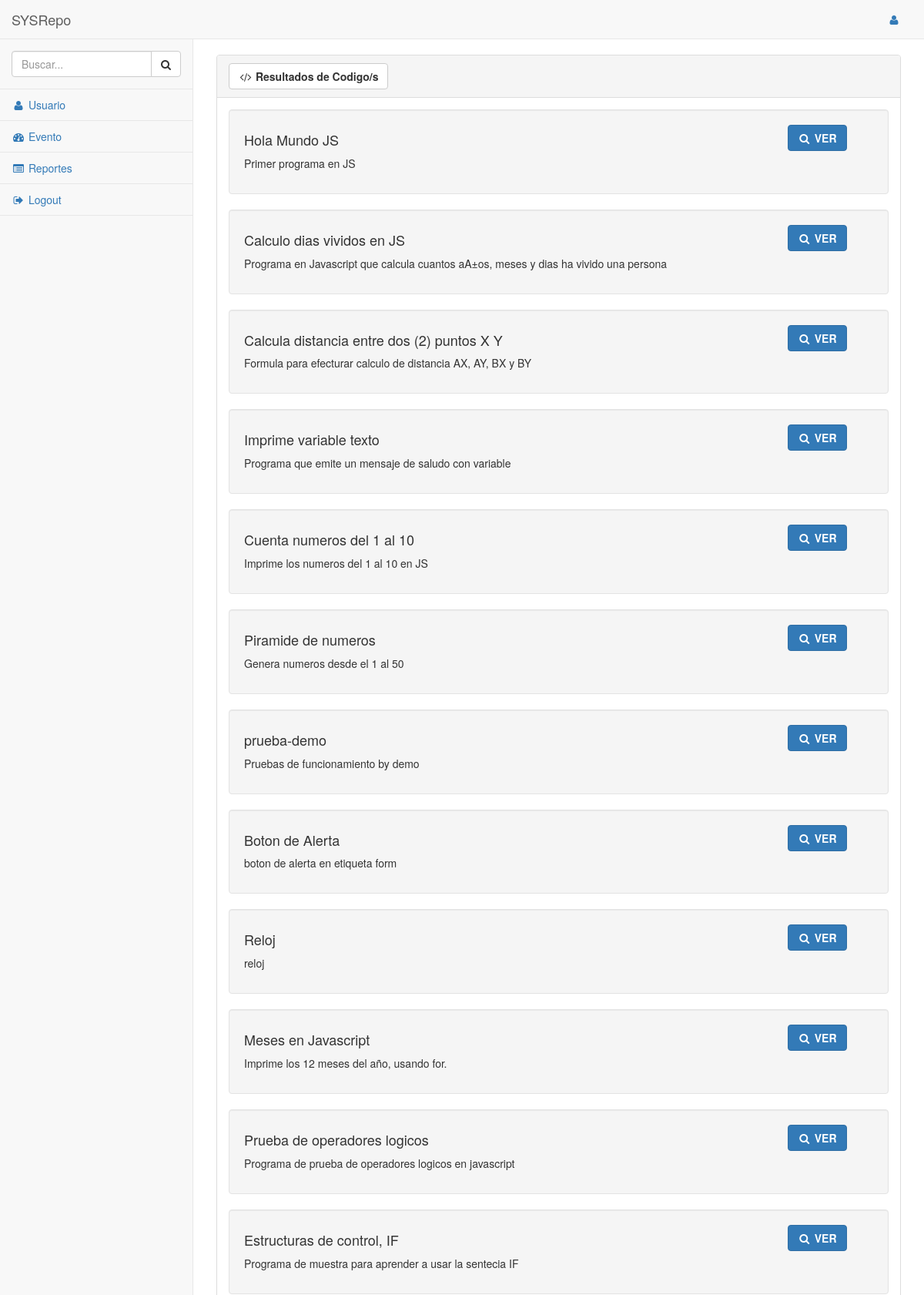
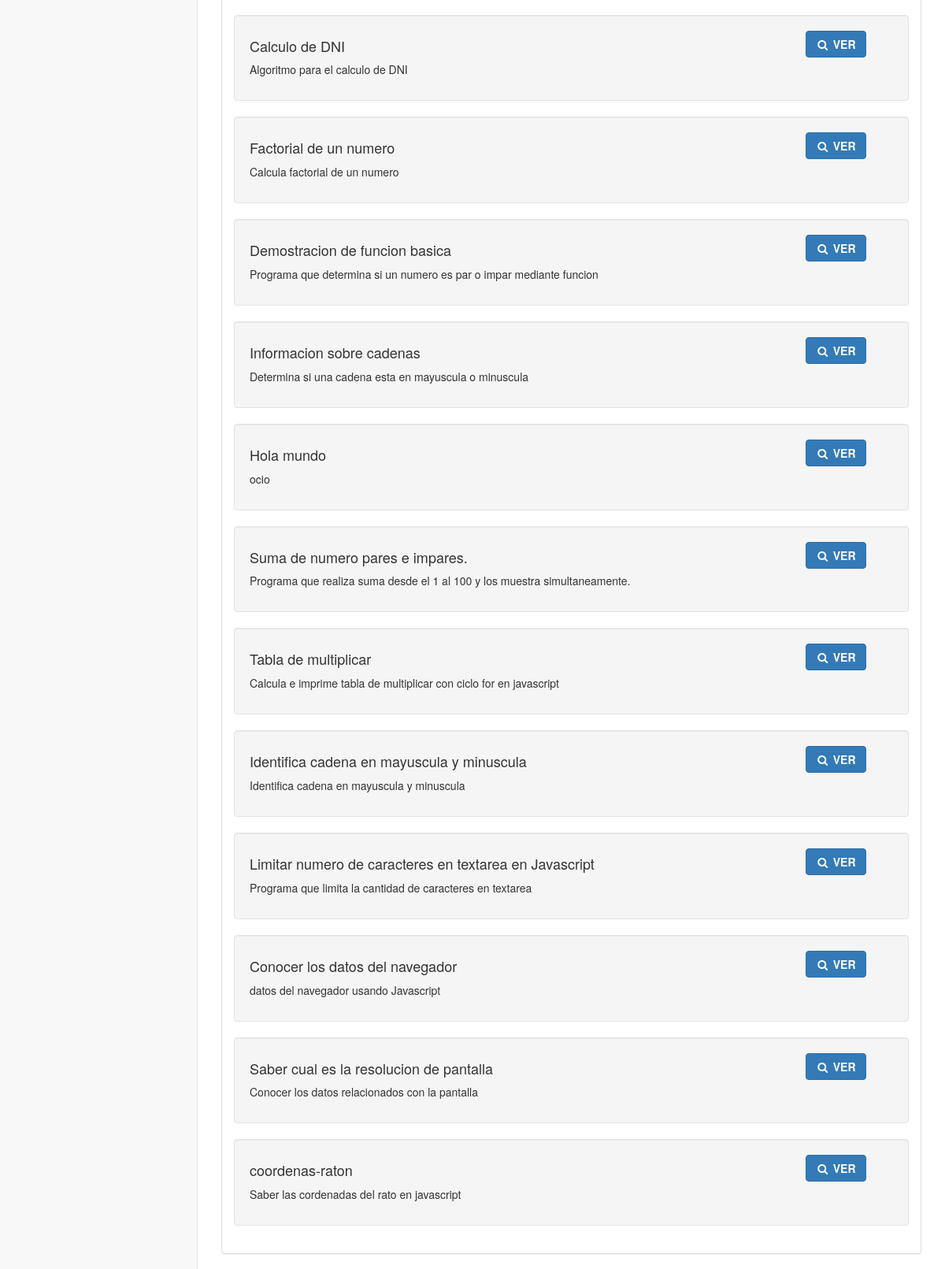
/index.php/codigo/search (upper part), run on the app's committed database (2 pictures, top to bottom).
### tables this page shows
CREATE TABLE IF NOT EXISTS `codigo` (
	`idcod` int(11) AUTO_INCREMENT NOT NULL COMMENT 'Identificador de codigo fuente.',
	`idcodori` int(11) NULL COMMENT 'Identificador de codigo fuente padre.',
	`idusu` int(11) NOT NULL COMMENT 'Identificador de usuario.',
	`titulo` varchar(100) NOT NULL COMMENT 'Titulo del codigo fuente.',
	`descripcion` varchar(100) NOT NULL COMMENT 'Descripcion del codigo fuente.',
	`lenguaje` varchar(15) NOT NULL COMMENT 'Lenguaje de programacion del codigo fuente.',
	`codigo` varchar(10000) NOT NULL COMMENT 'Codigo fuente.',
	`vistas` int(11) NOT NULL COMMENT 'Cantidad de vistas realizadas al codigo fuente.',
	`descargas` int(11) NOT NULL COMMENT 'Cantidad de descargas realizadas al codigo fuente.',
	`ejecuciones` int(11) NOT NULL COMMENT 'Cantidad de ejecuciones realizadas al codigo fuente.',
	`estado_codigo` int(1) NOT NULL COMMENT 'Codigo del estado de aprobacion del registro.',
	`fecha_registro` datetime NOT NULL COMMENT 'Fecha de creacion del registro.',
	`fecha_edicion` datetime NOT NULL COMMENT 'Fecha de ultima edicion del registro.',
	`estado_registro` int(1) NOT NULL COMMENT 'Codigo del estado del registro.',
	PRIMARY KEY (`idcod`)
);

### application/controllers/Codigo.php (called while the page is built, shortened)
<?php
class Codigo extends CI_Controller {
	function __construct(){
		$this->load->model(SYS_MODEL);
		$this->load->model(CODIGO_MODEL);
		$this->load->model(USUARIO_MODEL);
		$this->load->model(EVENTO_MODEL);
	}
	function search(){
		$data['codigo'] = $this->Sys_model->getCodigoByString($this->input->post(CODIGO));
		$data['codigo_rules'] = $this->Codigo_model->codigo_rules;
		$data['usuario'] = $this->Sys_model->getUsuarioByString($this->input->post(CODIGO));
		$data['usuario_rules'] = $this->Usuario_model->usuario_rules;
		$this->load->view(HEADER);
		$this->load->view(MENU);
		$this->load->view(SEARCH_CODIGO,$data);
		$this->load->view(FOOTER);
	}
}

### index.php (called while the page is built, shortened)
<?php
require_once BASEPATH.'core/CodeIgniter.php';

### application/models/Sys_model.php (called while the page is built, shortened)
<?php
class Sys_model extends CI_Model{
	function getCodigoByString($string){
		$this->db->from(TABLA_CODIGO);
		$this->db->where(TABLA_CODIGO.'.'.ESTADO_REGISTRO,ESTADO_REGISTRO_ACTIVO);
		$this->db->like(TABLA_CODIGO.'.'.TITULO,$string);
		$this->db->or_like(TABLA_CODIGO.'.'.DESCRIPCION,$string);
		$query=$this->db->get();
		if($query->num_rows()>0){
			return $query;
		}else{
			return false;
		}
	}
	function getUsuarioByString($string){
		$this->db->from(TABLA_USUARIO);
		$this->db->where(TABLA_USUARIO.'.'.ESTADO_REGISTRO,ESTADO_REGISTRO_ACTIVO);
		$this->db->like(TABLA_USUARIO.'.'.USER,$string);
		$this->db->or_like(TABLA_USUARIO.'.'.NOMBRE,$string);
		$this->db->or_like(TABLA_USUARIO.'.'.APELLIDO,$string);
		$this->db->or_like(TABLA_USUARIO.'.'.DIRECCION,$string);
		$query=$this->db->get();
		if($query->num_rows()>0){
			return $query;
		}else{
			return false;
		}
	}
}

### application/views/others/search_codigo.php (the view, shortened to what this page needs)
<div id="page-wrapper">
	<div class="row">
		<div class="col-lg-12">
			<br>
		</div>
	</div>
	<div class="row">
		<div class="col-lg-12">
			<div class="panel panel-default">
				<div class="panel-heading">
					<div class="row">
						<div class="col-lg-12">
							<div class="btn btn-default">
								<i class="fa fa-code fa-fw"></i><strong> <?= TITULO_RESULTADOS_CODIGO; ?></strong>
							</div>
						</div>
					</div>
				</div>
				<div class="panel-body">
					<div class="row">
<?php
if($codigo){
	foreach($codigo->result() as $codigo_row){
?>
						<div class="col-lg-12">
							<div class="well">
								<div class="row">
									<div class="col-lg-10">
										<h4><?= $codigo_row->titulo; ?></h4>
										<p><?= $codigo_row->descripcion; ?></p>
									</div>
									<div class="col-lg-2">
										<p><a href="<?= base_url(PATH_MENU)."/".CODIGO_GET."/".$codigo_row->idcod; ?>" class="btn btn-primary" target="_blank"><i class="fa fa-search fa-fw"></i> <strong>VER</strong></a></p>
									</div>
								</div>
							</div>
						</div>
<?php
	}
}
?>
					</div>
				</div>
			</div>
		</div>
	</div>
</div>

### application/views/templates/header.php (shortened to what this page needs)
<!DOCTYPE html>
<html lang="en">
<head>
	<link href="<?= base_url(PATH_RESOURCES)?>/bower_components/bootstrap/dist/css/bootstrap.min.css" rel="stylesheet">
	<link href="<?= base_url(PATH_RESOURCES)?>/bower_components/metisMenu/dist/metisMenu.min.css" rel="stylesheet">
	<link href="<?= base_url(PATH_RESOURCES)?>/dist/css/timeline.css" rel="stylesheet">
	<link href="<?= base_url(PATH_RESOURCES)?>/dist/css/sb-admin-2.css" rel="stylesheet">
	<link href="<?= base_url(PATH_RESOURCES)?>/bower_components/morrisjs/morris.css" rel="stylesheet">
	<link href="<?= base_url(PATH_RESOURCES)?>/bower_components/font-awesome/css/font-awesome.min.css" rel="stylesheet" type="text/css">
</head>
<body>
	<div id="wrapper">

### application/views/templates/menu.php (shortened to what this page needs)
<?php
$idrol = $this->session->userdata(IDROL_SESSION);
?>
<nav class="navbar navbar-default navbar-static-top" role="navigation" style="margin-bottom: 0">
			<div class="navbar-header">
				<a class="navbar-brand" href="<?= base_url(PATH_MENU)."/".USUARIO_CONTROLLER; ?>"><?= TITULO_MENU; ?></a>
			</div>
			<ul class="nav navbar-top-links navbar-right">
				<li class="dropdown">
					<a class="dropdown-toggle" data-toggle="dropdown">
						<i class="fa fa-user fa-fw"></i> <strong><?= $idrol; ?></strong>
					</a>
				</li>
			</ul>
			<div class="navbar-default sidebar" role="navigation">
				<div class="sidebar-nav navbar-collapse">
					<ul class="nav" id="side-menu">
						<li class="sidebar-search">
<?php
	$codigo_form = array(
		CODIGO => array(
			'class' => 'form-control',
			'name' => CODIGO,
			'placeholder' => 'Buscar...',
			'required' => TRUE
		)
	);
?>
							<?= form_open(CODIGO_SEARCH,array('role' => 'form','autocomplete' => 'off'));?>
							<div class="input-group custom-search-form">
								<?= form_input($codigo_form[CODIGO]); ?>
								<span class="input-group-btn">
								<button class="btn btn-default" type="submit">
									<i class="fa fa-search"></i>
								</button>
							</span>
							</div>
							<?= form_close() ?>
						</li>
						<li>
							<a href="<?= base_url(PATH_MENU)."/".USUARIO_CONTROLLER; ?>"><i class="fa fa-user fa-fw"></i> <?= MENU_USUARIO; ?></a>
						</li>
						<li>
							<a href="<?= base_url(PATH_MENU)."/".EVENTO_CONTROLLER; ?>"><i class="fa fa-dashboard fa-fw"></i> <?= MENU_EVENTO; ?></a>
						</li>
						<li>
							<a href="<?= base_url(PATH_MENU)."/".USUARIO_REPORTS; ?>"><i class="fa fa-list-alt fa-fw"></i> <?= MENU_REPORTE; ?></a>
						</li>
						<li>
							<a href="<?= base_url(PATH_MENU)."/".USUARIO_LOGOUT; ?>"><i class="fa fa-sign-out fa-fw"></i> <?= MENU_LOGOUT; ?></a>
						</li>
					</ul>
				</div>
			</div>
		</nav>

### application/views/templates/footer.php (shortened to what this page needs)
    </div>
</body>
</html>

### data on the page
codigo: titulo "Hola Mundo JS", descripcion "Primer programa en JS"
codigo: titulo "Calculo dias vividos en JS", descripcion "Programa en Javascript que calcula cuantos aA±os, meses y dias ha vivido una persona"
codigo: titulo "Calcula distancia entre dos (2) puntos X Y", descripcion "Formula para efecturar calculo de distancia AX, AY, BX y BY"
codigo: titulo "Imprime variable texto", descripcion "Programa que emite un mensaje de saludo con variable"
codigo: titulo "Cuenta numeros del 1 al 10", descripcion "Imprime los numeros del 1 al 10 en JS"
codigo: titulo "Piramide de numeros", descripcion "Genera numeros desde el 1 al 50"
codigo: titulo "prueba-demo", descripcion "Pruebas de funcionamiento by demo"
codigo: titulo "Boton de Alerta", descripcion "boton de alerta en etiqueta form"
codigo: titulo "Reloj", descripcion "reloj"
codigo: titulo "Meses en Javascript", descripcion "Imprime los 12 meses del año, usando for."
codigo: titulo "Prueba de operadores logicos", descripcion "Programa de prueba de operadores logicos en javascript"
codigo: titulo "Estructuras de control, IF", descripcion "Programa de muestra para aprender a usar la sentecia IF"
codigo: titulo "Calculo de DNI", descripcion "Algoritmo para el calculo de DNI"
codigo: titulo "Factorial de un numero", descripcion "Calcula factorial de un numero"
codigo: titulo "Demostracion de funcion basica", descripcion "Programa que determina si un numero es par o impar mediante funcion"
codigo: titulo "Informacion sobre cadenas", descripcion "Determina si una cadena esta en mayuscula o minuscula"
codigo: titulo "Hola mundo", descripcion "ocio"
codigo: titulo "Suma de numero pares e impares.", descripcion "Programa que realiza suma desde el 1 al 100 y los muestra simultaneamente."
codigo: titulo "Tabla de multiplicar", descripcion "Calcula e imprime tabla de multiplicar con ciclo for en javascript"
codigo: titulo "Identifica cadena en mayuscula y minuscula", descripcion "Identifica cadena en mayuscula y minuscula"
codigo: titulo "Limitar numero de caracteres en textarea en Javascript", descripcion "Programa que limita la cantidad de caracteres en textarea"
codigo: titulo "Conocer los datos del navegador", descripcion "datos del navegador usando Javascript"
codigo: titulo "Saber cual es la resolucion de pantalla", descripcion "Conocer los datos relacionados con la pantalla"
codigo: titulo "coordenas-raton", descripcion "Saber las cordenadas del rato en javascript"

### other printed values
TITULO_MENU "SYSRepo"
MENU_USUARIO "Usuario"
MENU_EVENTO "Evento"
MENU_REPORTE "Reportes"
MENU_LOGOUT "Logout"
TITULO_RESULTADOS_CODIGO "Resultados de Codigo/s"
